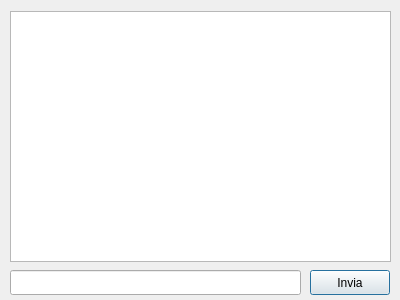
<?xml version="1.0" encoding="UTF-8"?>
<ui version="4.0">
 <class>Home</class>
 <widget class="QDialog" name="Home">
  <property name="geometry">
   <rect>
    <x>0</x>
    <y>0</y>
    <width>400</width>
    <height>300</height>
   </rect>
  </property>
  <property name="windowTitle">
   <string>Dialog</string>
  </property>
  <widget class="QListWidget" name="com">
   <property name="geometry">
    <rect>
     <x>10</x>
     <y>11</y>
     <width>381</width>
     <height>251</height>
    </rect>
   </property>
  </widget>
  <widget class="QLineEdit" name="msg">
   <property name="geometry">
    <rect>
     <x>10</x>
     <y>270</y>
     <width>291</width>
     <height>25</height>
    </rect>
   </property>
  </widget>
  <widget class="QPushButton" name="sendButton">
   <property name="geometry">
    <rect>
     <x>310</x>
     <y>270</y>
     <width>80</width>
     <height>25</height>
    </rect>
   </property>
   <property name="text">
    <string>Invia</string>
   </property>
  </widget>
 </widget>
 <resources/>
 <connections/>
</ui>
